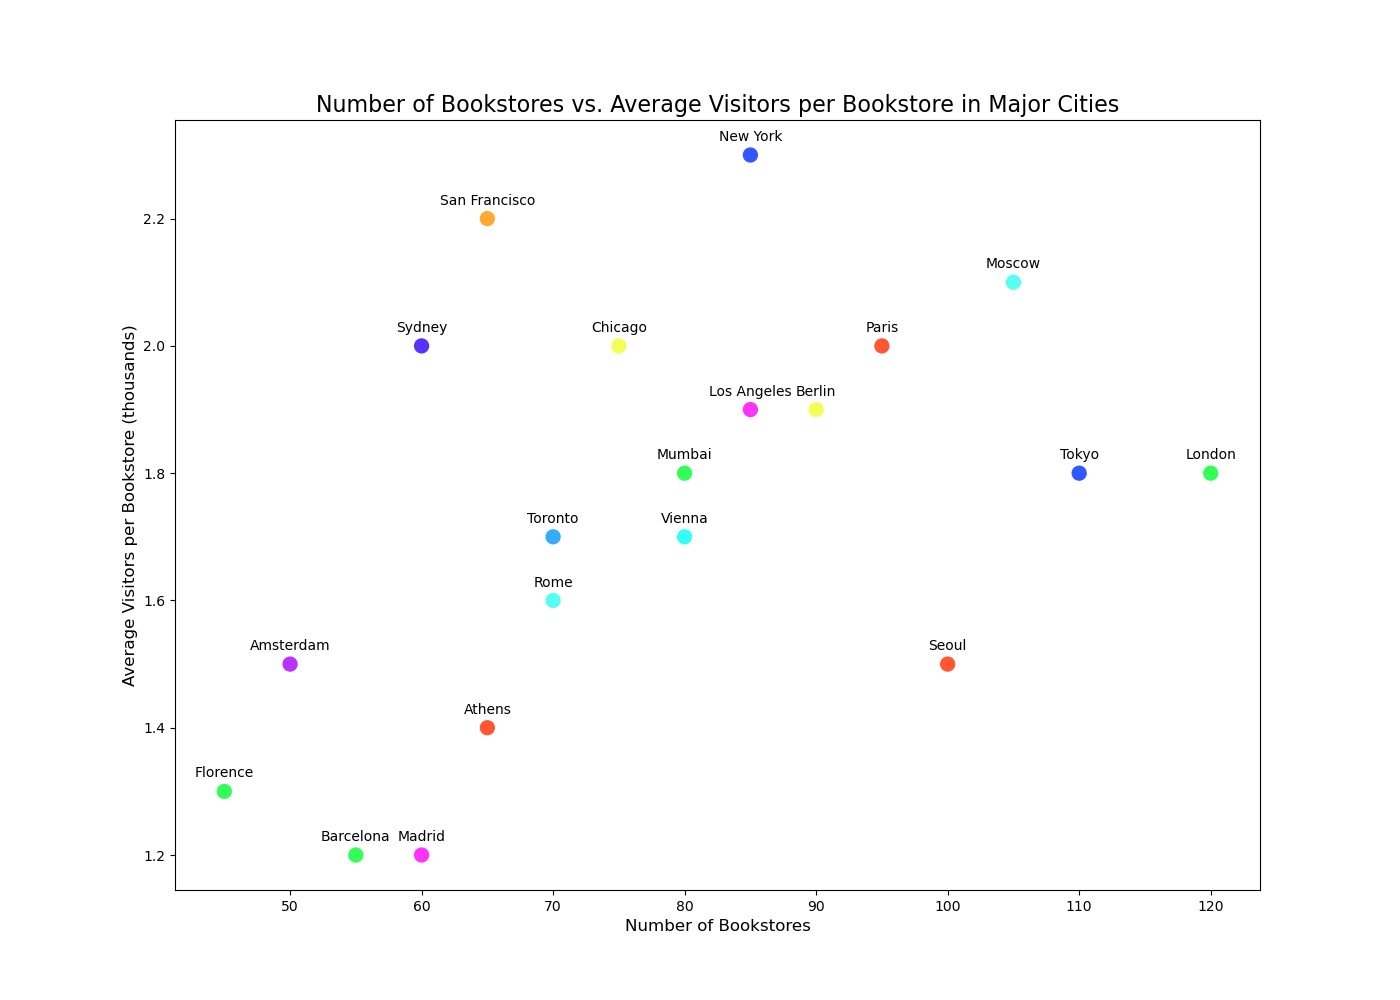

This chart was generated by the following Python code:

import matplotlib.pyplot as plt

# Data for scatterplot
cities = ["Paris", "London", "New York", "Rome", "Berlin", "Madrid", 
          "Vienna", "Amsterdam", "Athens", "Florence", "Tokyo", 
          "Moscow", "Chicago", "Los Angeles", "Barcelona",
          "San Francisco", "Toronto", "Sydney", "Seoul", "Mumbai"]
number_of_bookstores = [95, 120, 85, 70, 90, 60, 80, 50, 65, 45, 110, 105, 75, 85, 55, 65, 70, 60, 100, 80]
visitors_per_bookstore = [2.0, 1.8, 2.3, 1.6, 1.9, 1.2, 1.7, 1.5, 1.4, 1.3, 1.8, 2.1, 2.0, 1.9, 1.2, 2.2, 1.7, 2.0, 1.5, 1.8]

# Create scatterplot
plt.figure(figsize=(14, 10))
plt.scatter(number_of_bookstores, visitors_per_bookstore, c=[
    '#FF5733','#33FF57','#3357FF','#57FFF3','#F3FF57',
    '#FF33FB','#33FFF8','#B833FF','#FF5733','#33FF57',
    '#3357FF','#57FFF3','#F3FF57','#FF33FB','#33FF57',
    '#FFAB33','#33ABFF','#5733FF','#FF5733','#33FF57'], s=100)

# Customize plot
plt.title('Number of Bookstores vs. Average Visitors per Bookstore in Major Cities', fontsize=16)
plt.xlabel('Number of Bookstores', fontsize=12)
plt.ylabel('Average Visitors per Bookstore (thousands)', fontsize=12)

# Annotate data points
for i, city in enumerate(cities):
    plt.annotate(city, (number_of_bookstores[i], visitors_per_bookstore[i]), 
                 textcoords="offset points", xytext=(0,10), ha='center')

# Show plot
plt.show()
